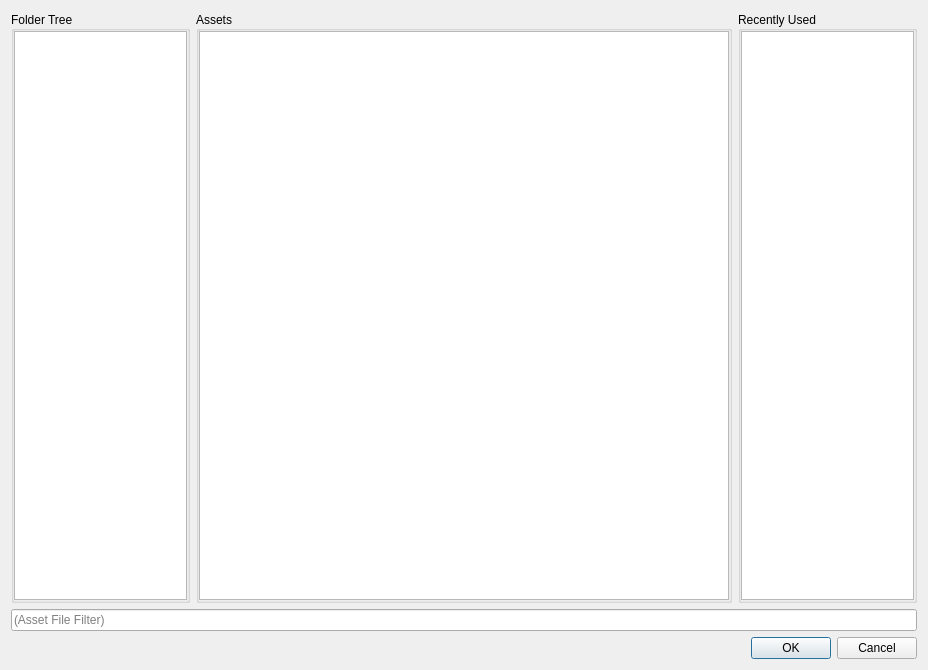
<?xml version="1.0" encoding="UTF-8"?>
<ui version="4.0">
 <class>AssetBrowser</class>
 <widget class="QDialog" name="AssetBrowser">
  <property name="geometry">
   <rect>
    <x>0</x>
    <y>0</y>
    <width>928</width>
    <height>670</height>
   </rect>
  </property>
  <property name="windowTitle">
   <string>Asset Browser</string>
  </property>
  <layout class="QGridLayout" name="gridLayout">
   <item row="4" column="1">
    <widget class="QDialogButtonBox" name="buttonBox">
     <property name="orientation">
      <enum>Qt::Horizontal</enum>
     </property>
     <property name="standardButtons">
      <set>QDialogButtonBox::Cancel|QDialogButtonBox::Ok</set>
     </property>
    </widget>
   </item>
   <item row="0" column="1">
    <widget class="QFrame" name="frame">
     <property name="frameShape">
      <enum>QFrame::NoFrame</enum>
     </property>
     <property name="frameShadow">
      <enum>QFrame::Sunken</enum>
     </property>
     <property name="lineWidth">
      <number>1</number>
     </property>
     <property name="midLineWidth">
      <number>0</number>
     </property>
     <layout class="QHBoxLayout" name="horizontalLayout">
      <property name="leftMargin">
       <number>0</number>
      </property>
      <property name="topMargin">
       <number>0</number>
      </property>
      <property name="rightMargin">
       <number>0</number>
      </property>
      <property name="bottomMargin">
       <number>0</number>
      </property>
      <item>
       <widget class="QGroupBox" name="groupBox">
        <property name="sizePolicy">
         <sizepolicy hsizetype="Preferred" vsizetype="Preferred">
          <horstretch>1</horstretch>
          <verstretch>0</verstretch>
         </sizepolicy>
        </property>
        <property name="title">
         <string>Folder Tree</string>
        </property>
        <property name="alignment">
         <set>Qt::AlignLeading|Qt::AlignLeft|Qt::AlignVCenter</set>
        </property>
        <property name="flat">
         <bool>true</bool>
        </property>
        <property name="checkable">
         <bool>false</bool>
        </property>
        <layout class="QHBoxLayout" name="horizontalLayout_2">
         <property name="spacing">
          <number>6</number>
         </property>
         <property name="leftMargin">
          <number>0</number>
         </property>
         <property name="topMargin">
          <number>0</number>
         </property>
         <property name="rightMargin">
          <number>0</number>
         </property>
         <property name="bottomMargin">
          <number>0</number>
         </property>
         <item>
          <widget class="QTreeWidget" name="folderView">
           <property name="sizePolicy">
            <sizepolicy hsizetype="Preferred" vsizetype="Preferred">
             <horstretch>0</horstretch>
             <verstretch>0</verstretch>
            </sizepolicy>
           </property>
           <property name="sizeAdjustPolicy">
            <enum>QAbstractScrollArea::AdjustToContents</enum>
           </property>
           <property name="rootIsDecorated">
            <bool>true</bool>
           </property>
           <property name="headerHidden">
            <bool>true</bool>
           </property>
           <property name="columnCount">
            <number>1</number>
           </property>
           <column>
            <property name="text">
             <string notr="true">1</string>
            </property>
           </column>
          </widget>
         </item>
        </layout>
       </widget>
      </item>
      <item>
       <widget class="QGroupBox" name="groupBox_2">
        <property name="sizePolicy">
         <sizepolicy hsizetype="Expanding" vsizetype="Expanding">
          <horstretch>3</horstretch>
          <verstretch>0</verstretch>
         </sizepolicy>
        </property>
        <property name="title">
         <string>Assets</string>
        </property>
        <property name="alignment">
         <set>Qt::AlignLeading|Qt::AlignLeft|Qt::AlignVCenter</set>
        </property>
        <property name="flat">
         <bool>true</bool>
        </property>
        <layout class="QHBoxLayout" name="horizontalLayout_3">
         <property name="leftMargin">
          <number>0</number>
         </property>
         <property name="topMargin">
          <number>0</number>
         </property>
         <property name="rightMargin">
          <number>0</number>
         </property>
         <property name="bottomMargin">
          <number>0</number>
         </property>
         <item>
          <widget class="QListWidget" name="fileView">
           <property name="sizePolicy">
            <sizepolicy hsizetype="Expanding" vsizetype="Expanding">
             <horstretch>0</horstretch>
             <verstretch>0</verstretch>
            </sizepolicy>
           </property>
           <property name="horizontalScrollBarPolicy">
            <enum>Qt::ScrollBarAlwaysOff</enum>
           </property>
           <property name="editTriggers">
            <set>QAbstractItemView::NoEditTriggers</set>
           </property>
           <property name="iconSize">
            <size>
             <width>96</width>
             <height>96</height>
            </size>
           </property>
           <property name="textElideMode">
            <enum>Qt::ElideLeft</enum>
           </property>
           <property name="verticalScrollMode">
            <enum>QAbstractItemView::ScrollPerItem</enum>
           </property>
           <property name="movement">
            <enum>QListView::Static</enum>
           </property>
           <property name="flow">
            <enum>QListView::LeftToRight</enum>
           </property>
           <property name="isWrapping" stdset="0">
            <bool>true</bool>
           </property>
           <property name="resizeMode">
            <enum>QListView::Adjust</enum>
           </property>
           <property name="layoutMode">
            <enum>QListView::Batched</enum>
           </property>
           <property name="spacing">
            <number>0</number>
           </property>
           <property name="gridSize">
            <size>
             <width>128</width>
             <height>128</height>
            </size>
           </property>
           <property name="viewMode">
            <enum>QListView::IconMode</enum>
           </property>
           <property name="uniformItemSizes">
            <bool>true</bool>
           </property>
           <property name="wordWrap">
            <bool>true</bool>
           </property>
           <property name="selectionRectVisible">
            <bool>true</bool>
           </property>
           <property name="itemAlignment">
            <set>Qt::AlignCenter</set>
           </property>
           <property name="sortingEnabled">
            <bool>false</bool>
           </property>
          </widget>
         </item>
        </layout>
       </widget>
      </item>
      <item>
       <widget class="QGroupBox" name="groupBox_3">
        <property name="sizePolicy">
         <sizepolicy hsizetype="Preferred" vsizetype="Preferred">
          <horstretch>1</horstretch>
          <verstretch>0</verstretch>
         </sizepolicy>
        </property>
        <property name="title">
         <string>Recently Used</string>
        </property>
        <property name="alignment">
         <set>Qt::AlignLeading|Qt::AlignLeft|Qt::AlignVCenter</set>
        </property>
        <property name="flat">
         <bool>true</bool>
        </property>
        <layout class="QHBoxLayout" name="horizontalLayout_4">
         <property name="leftMargin">
          <number>0</number>
         </property>
         <property name="topMargin">
          <number>0</number>
         </property>
         <property name="rightMargin">
          <number>0</number>
         </property>
         <property name="bottomMargin">
          <number>0</number>
         </property>
         <item>
          <widget class="QListWidget" name="recentView">
           <property name="sizePolicy">
            <sizepolicy hsizetype="Preferred" vsizetype="Preferred">
             <horstretch>0</horstretch>
             <verstretch>0</verstretch>
            </sizepolicy>
           </property>
           <property name="horizontalScrollBarPolicy">
            <enum>Qt::ScrollBarAlwaysOff</enum>
           </property>
           <property name="editTriggers">
            <set>QAbstractItemView::NoEditTriggers</set>
           </property>
           <property name="dragDropMode">
            <enum>QAbstractItemView::NoDragDrop</enum>
           </property>
           <property name="iconSize">
            <size>
             <width>96</width>
             <height>96</height>
            </size>
           </property>
           <property name="textElideMode">
            <enum>Qt::ElideLeft</enum>
           </property>
           <property name="movement">
            <enum>QListView::Static</enum>
           </property>
           <property name="flow">
            <enum>QListView::TopToBottom</enum>
           </property>
           <property name="resizeMode">
            <enum>QListView::Adjust</enum>
           </property>
           <property name="layoutMode">
            <enum>QListView::Batched</enum>
           </property>
           <property name="gridSize">
            <size>
             <width>128</width>
             <height>128</height>
            </size>
           </property>
           <property name="viewMode">
            <enum>QListView::IconMode</enum>
           </property>
           <property name="uniformItemSizes">
            <bool>true</bool>
           </property>
           <property name="wordWrap">
            <bool>true</bool>
           </property>
           <property name="itemAlignment">
            <set>Qt::AlignCenter</set>
           </property>
          </widget>
         </item>
        </layout>
       </widget>
      </item>
     </layout>
    </widget>
   </item>
   <item row="1" column="1">
    <widget class="QLineEdit" name="leFileFilter">
     <property name="placeholderText">
      <string>(Asset File Filter)</string>
     </property>
    </widget>
   </item>
  </layout>
 </widget>
 <resources/>
 <connections>
  <connection>
   <sender>buttonBox</sender>
   <signal>accepted()</signal>
   <receiver>AssetBrowser</receiver>
   <slot>accept()</slot>
   <hints>
    <hint type="sourcelabel">
     <x>248</x>
     <y>254</y>
    </hint>
    <hint type="destinationlabel">
     <x>157</x>
     <y>274</y>
    </hint>
   </hints>
  </connection>
  <connection>
   <sender>buttonBox</sender>
   <signal>rejected()</signal>
   <receiver>AssetBrowser</receiver>
   <slot>reject()</slot>
   <hints>
    <hint type="sourcelabel">
     <x>316</x>
     <y>260</y>
    </hint>
    <hint type="destinationlabel">
     <x>286</x>
     <y>274</y>
    </hint>
   </hints>
  </connection>
 </connections>
</ui>
